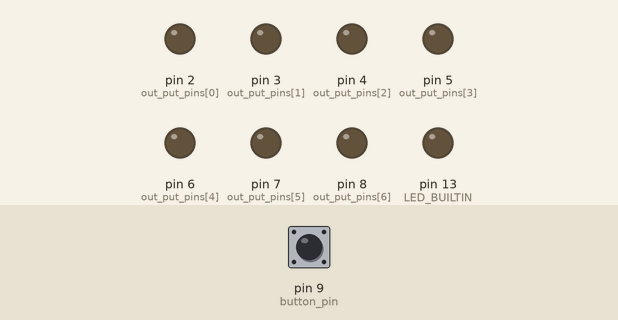
The sketch below on a simulated Arduino Uno, built with avr-gcc and run on an emulated ATmega328P. Parts: output pins drawn as LEDs (lit = HIGH). The test bench sets the inputs (shaded band); at power-on: pin 9 (button_pin) LOW. Random numbers use the default seed unless the sketch sets one.

Above: at 1.2 s.
1.3 s: pin 9 (button_pin) pulled HIGH for 1 s
At 2.8 s:
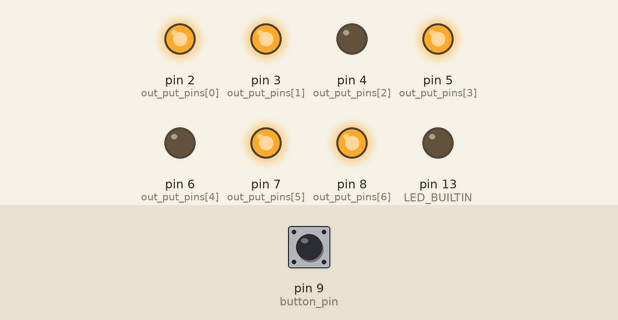
4.3 s: pin 9 (button_pin) pulled HIGH for 0.15 s
At 5.6 s:
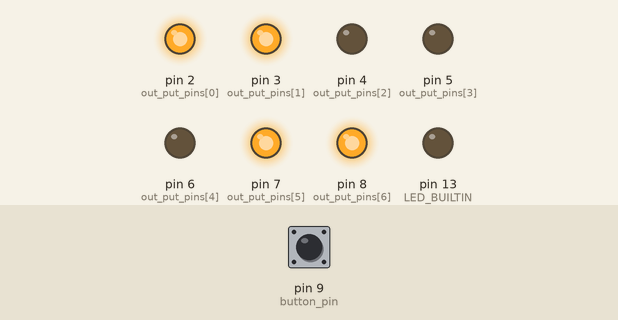
5.9 s: pin 9 (button_pin) pulled HIGH for 3.2 s
At 9.3 s:
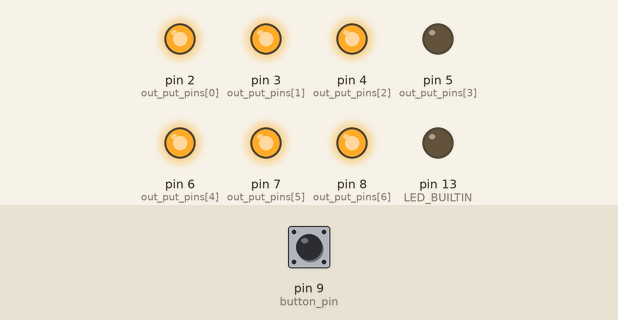
Timing chart, 0 to 10.8 s (numbered marks = the images above; inputs shaded):
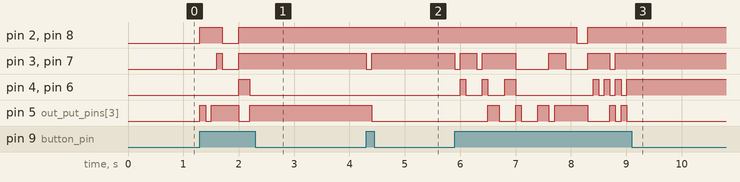

Measured:
- after the input at 1.3 s, pin 2 (out_put_pins[0]): LOW → HIGH at once, → LOW 0.40 s later, → HIGH 0.30 s later; pin 3 (out_put_pins[1]): LOW → HIGH after 0.30 s, → LOW 0.10 s later, → HIGH 0.30 s later
- after the input at 4.3 s, pin 3 (out_put_pins[1]), pin 7 (out_put_pins[5]): HIGH → LOW at once, → HIGH 0.10 s later; pin 5 (out_put_pins[3]): HIGH → LOW after 0.10 s
- after the input at 5.9 s, pin 2 (out_put_pins[0]): HIGH → LOW after 2.2 s, → HIGH 0.20 s later; pin 3 (out_put_pins[1]): HIGH → LOW at once, → HIGH 0.10 s later, → LOW 0.30 s later, → HIGH 0.10 s later, … (10 changes in this stretch)

The sketch:

sketch.ino
```cpp
/* Main.ino file generated by New Project wizard
 *
 * Created:   Sun Mar 31 2024
 * Processor: Arduino Uno
 * Compiler:  Arduino AVR (Proteus)
 */


int button_pin = 9;

const int out_pins = 7;
int out_put_pins[out_pins] = {2,3,4,5,6,7,8};

const int rows = 6;
const int cols = 7;

int patterns[rows][cols] = {
  {0, 0, 0, 1, 0, 0, 0},
  {1, 0, 0, 0, 0, 0, 1},
  {1, 0, 0, 1, 0, 0, 1},
  {1, 1, 0, 0, 0, 1, 1},
  {1, 1, 0, 1, 0, 1, 1},
  {1, 1, 1, 0, 1, 1, 1}
};

void setup()
{
   Serial.begin(9600);
   // put your setup code here, to run once:
   pinMode(button_pin,INPUT);
   pinMode(LED_BUILTIN,OUTPUT);
   for(int i = 0; i < out_pins;i++)
   {
      pinMode(out_put_pins[i],OUTPUT);
   }
   randomSeed(analogRead(0));
}

void loop()
 {
 // put your main code here, to run repeatedly:
   int buttonState = digitalRead(button_pin);

   if(buttonState == HIGH){
      int rand = random(1,7);
      setDice(rand);
      delay(100);
   }


 }


 void setDice(int val){
   for(int i =0; i<cols;i++){
      int state = patterns[val-1][i];
      digitalWrite(out_put_pins[i],state);
   }
 }
```
